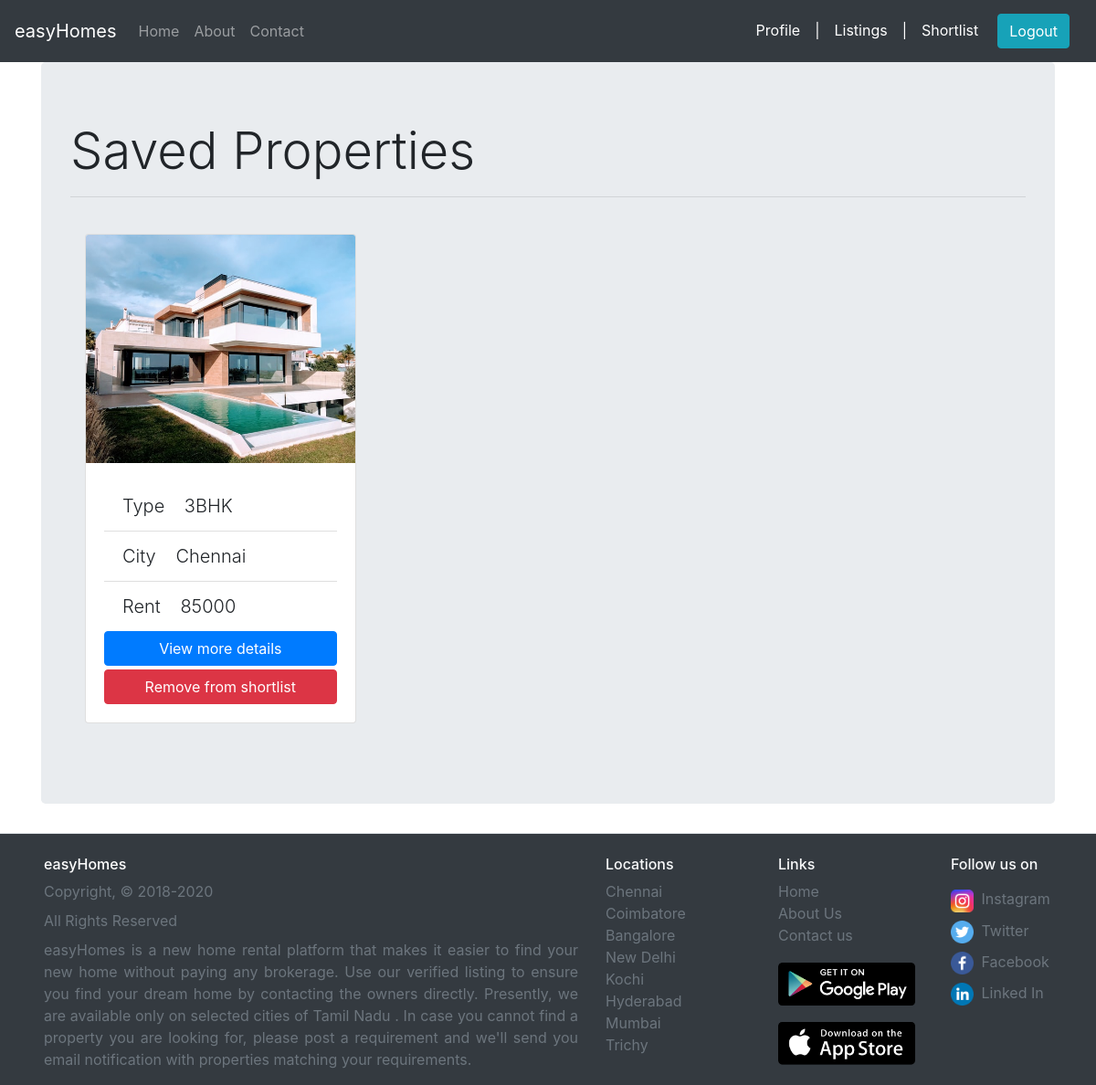
/saved.php (signed in), run on the app's committed database.
### tables this page shows
CREATE TABLE `saved` (
  `sid` int(11) NOT NULL,
  `uid` varchar(50) NOT NULL,
  `imgId` varchar(50) NOT NULL
);

CREATE TABLE `properties` (
  `imgId` int(11) NOT NULL,
  `ownerId` int(11) NOT NULL,
  `rent` varchar(50) NOT NULL,
  `deposit` varchar(50) NOT NULL,
  `type` varchar(50) NOT NULL,
  `size` varchar(50) NOT NULL,
  `address` varchar(50) NOT NULL,
  `city` varchar(50) NOT NULL,
  `furnished` varchar(50) NOT NULL,
  `description` longtext NOT NULL,
  `mainImage` varchar(255) NOT NULL
);

### saved.php (the view)
<?php
    include 'header.php';
    $uid = $_SESSION['uid'];
?>
<?php
    $sql = "SELECT * FROM properties,saved WHERE properties.imgId = saved.imgid AND uid='$uid';";
    $result = $conn->query($sql);
    $count = $result->num_rows;
?>
<div class="container">
    <div class="jumbotron">
    <h3 class="display-4">Saved Properties</h3> <hr>
        <div class="row">
            <?php if($count > 0): ?>
                <?php while($row = $result->fetch_assoc()): ?>
                    <div class="col-4">
                        <div class="card my-4 mx-3">
                            <img src='uploads/<?php echo $row['mainImage']; ?>' width=250 height=250 class='card-img-top'>
                            <div class="card-body">
                                <ul class="list-group list-group-flush lead">
                                    <li class="list-group-item">
                                        Type
                                        <span class="ml-3"><?php echo $row['type']; ?></span>
                                    </li>
                                    <li class="list-group-item">
                                        City
                                        <span class="ml-3"><?php echo $row['city']; ?></span>
                                    </li>
                                    <li class="list-group-item">
                                        Rent
                                        <span class="ml-3"><?php echo $row['rent']; ?></span>
                                    </li>
                                </ul>
                                <form action="details.php" method="post">
                                    <button type="submit" value="<?php echo $row['imgId']; ?>" class="btn btn-primary btn-block mb-1"
                                    name="submit">View more details</button>
                                </form>
                                <form action="includes/inc-saved.php" method="post">
                                    <button type="submit" value="<?php echo $row['imgId']; ?>" class="btn btn-danger btn-block"
                                    name="unsavebtn">Remove from shortlist</button>
                                </form>
                            </div>
                        </div>
                    </div>
                <?php endwhile; ?>
                <?php else: ?>
                    <h3 class="text-danger"> 0 Saved Properties</h3>
            <?php endif; ?>
        </div>
    </div>
</div>
<?php
    include 'footer.php';
?>

### data on the page
saved: imgId.mainImage (picture), imgId.type "3BHK", imgId.city "Chennai", imgId.rent "85000"
